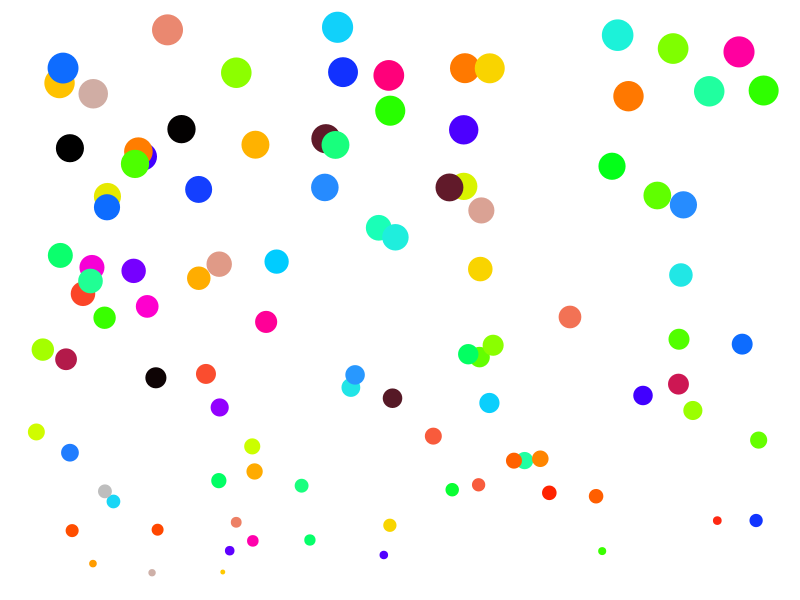
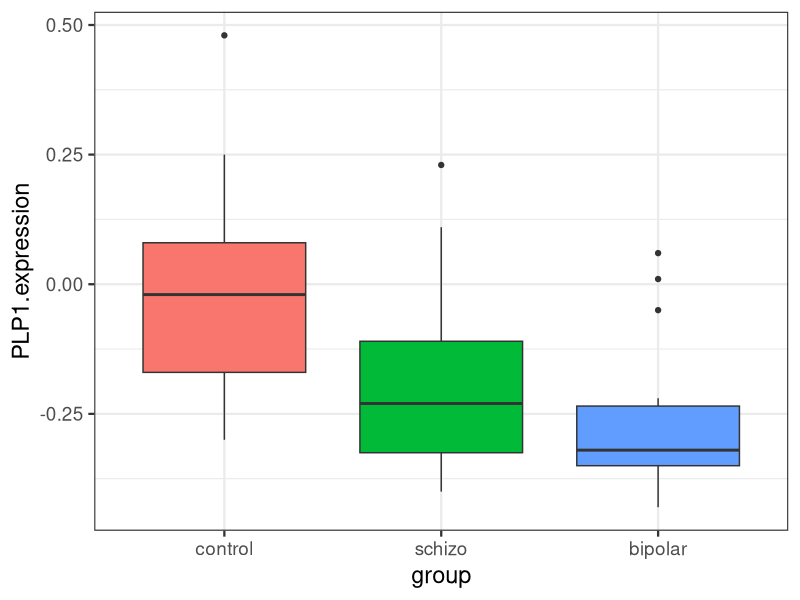
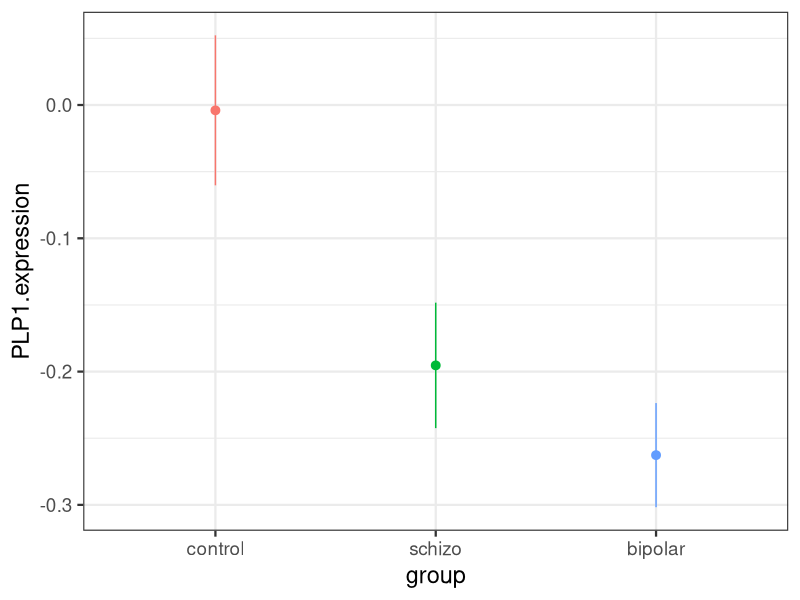
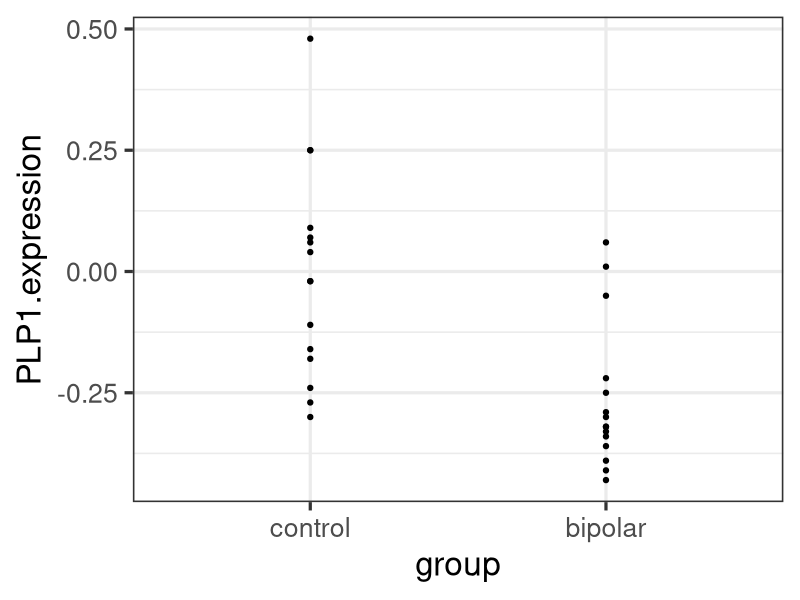
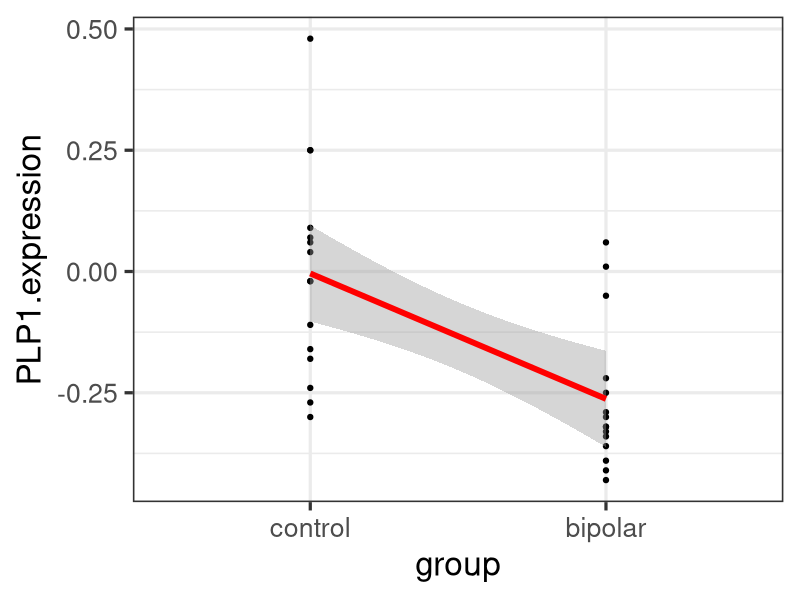
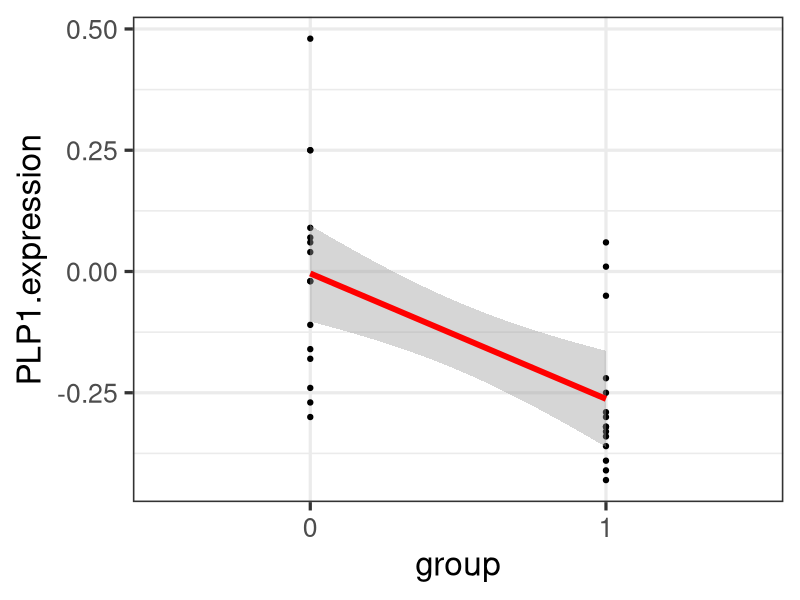
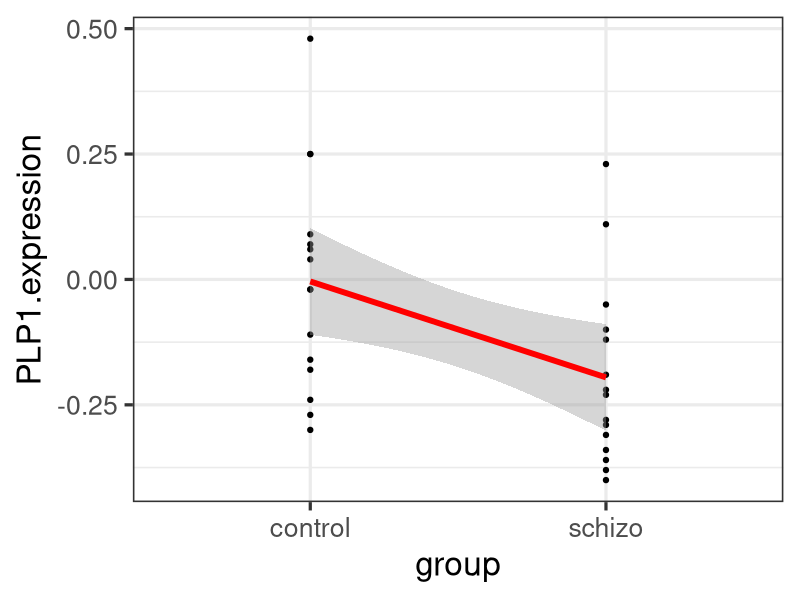
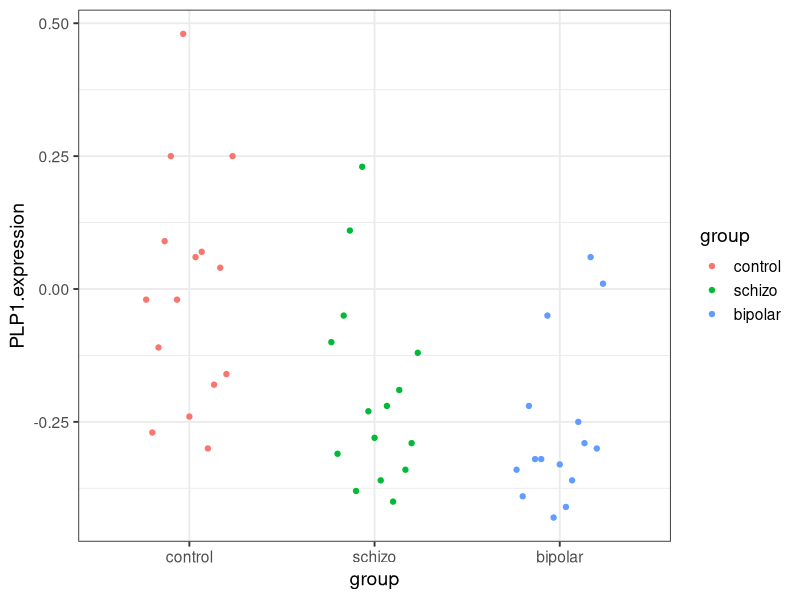

Write R code to recreate these figures, in order.
## ---- chunk 1
library(knitr)
opts_chunk$set(fig.height=4.5, comment=NA, 
               warning=FALSE, message=FALSE, 
               dev="jpeg", echo=FALSE)
library(dplyr)
library(tidyr)
library(broom)
library(ggplot2)

## ---- chunk 2
set.seed(30)
popMax<-100
popData<-data.frame(x=runif(popMax,1,popMax), 
                    y=runif(popMax,1,popMax), 
                    colorSize1 = runif(popMax,.01,popMax/10),
                    colorSize2 = runif(popMax,.01,popMax/10))


extraNoise<-runif(popMax, 0,popMax/10)
spatialPlot<-qplot(x, colorSize1*10+extraNoise, size=colorSize1, colour=colorSize2, data=popData) + 
  theme_void() +xlab("")+ylab("") +
  scale_color_gradientn(guide=FALSE, colours = c("grey", rainbow(15), "black")) + 
  scale_size_continuous(guide=FALSE, range=c(1,10))

spatialPlot
## ---- chunk 3
brainGene <- read.csv("./data/19/15q06DisordersAndGeneExpression.csv") %>%
  mutate(group = forcats::fct_relevel(group, c("control", "schizo", "bipolar")))
## ---- chunk 4
ggplot(brainGene, aes(x=group, y=PLP1.expression, fill = group)) +
  geom_boxplot() +
  scale_fill_discrete(guide=FALSE)+
  theme_bw(base_size=17)
## ---- chunk 5
ggplot(brainGene, aes(x=group, y=PLP1.expression, color = group)) +
#  geom_boxplot() +
  stat_summary() +
  scale_color_discrete(guide=FALSE) +
  theme_bw(base_size=17)
## ---- chunk 6

bgsub1 <- subset(brainGene, brainGene$group != "schizo")
bgPoints <- ggplot(bgsub1, aes(x=group, y=PLP1.expression)) +
                 geom_point(size=1.5) +
  theme_bw(base_size=24)
                   
bgPoints
## ---- chunk 7
bgPoints + stat_smooth(method="lm", mapping=aes(group=1), color="red", lwd=2)

## ---- chunk 8
bgPoints + stat_smooth(method="lm", mapping = aes(group=1), color="red", lwd=2) +
scale_x_discrete(labels=c("0", "1"))

## ---- chunk 9
bgsub2 <- subset(brainGene, brainGene$group != "bipolar")
bgPoints2 <- ggplot(bgsub2, aes(x=group, y=PLP1.expression)) +
  geom_point(size=1.5) +
  theme_bw() + 
  stat_smooth(method="lm", mapping = aes(group=1), color="red", lwd=2)+
  theme_bw(base_size=24)

bgPoints2
## ---- chunk 10
brainGene$subj <- 1:nrow(brainGene)
jls <- brainGene %>%
  group_by(group) %>%
  summarise(mean_expression = mean(PLP1.expression)) %>%
  ungroup()

data_plot <- ggplot(data=brainGene, mapping=aes(x=group, y=PLP1.expression, color=group)) +
  geom_point(mapping=aes(group=subj), position=position_dodge(width=0.5)) +
  theme_bw(base_size=14)

data_plot
## ---- chunk 11
model_plot <- data_plot +
    geom_boxplot(data=jls, mapping=aes(x=group, y=mean_expression))

model_plot
## ---- chunk 12
brainGene <- brainGene %>%
  group_by(group) %>%
  mutate(mean_expression = mean(PLP1.expression)) %>%
  ungroup()

model_plot + 
  geom_linerange(data = brainGene, mapping=aes(x=group, ymin = mean_expression, ymax = PLP1.expression, group=subj), position=position_dodge(width=0.5))
## ---- chunk 13
brain_lm <- lm(PLP1.expression ~ group, data=brainGene)
knitr::kable(anova(lm(PLP1.expression ~ group, data=brainGene)))
## ---- chunk 14
plot(brain_lm, which=1)
## ---- chunk 15
plot(brain_lm, which=2)
## ---- chunk 16
plot(brain_lm, which=5)
## ---- chunk 17
library(car)
knitr::kable(leveneTest(PLP1.expression ~ group, data=brainGene))
## ---- chunk 18
knitr::kable(broom::tidy(kruskal.test(PLP1.expression ~ group, data=brainGene)), digits=4)
